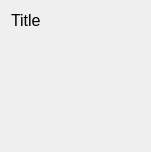
<?xml version="1.0" encoding="UTF-8"?>
<ui version="4.0">
 <class>NodeWidget</class>
 <widget class="QWidget" name="NodeWidget">
  <property name="geometry">
   <rect>
    <x>0</x>
    <y>0</y>
    <width>151</width>
    <height>152</height>
   </rect>
  </property>
  <property name="sizePolicy">
   <sizepolicy hsizetype="Fixed" vsizetype="Fixed">
    <horstretch>0</horstretch>
    <verstretch>0</verstretch>
   </sizepolicy>
  </property>
  <property name="windowTitle">
   <string>Form</string>
  </property>
  <layout class="QVBoxLayout" name="verticalLayout">
   <item alignment="Qt::AlignTop">
    <widget class="QLabel" name="label_title">
     <property name="font">
      <font>
       <pointsize>12</pointsize>
      </font>
     </property>
     <property name="text">
      <string>Title</string>
     </property>
    </widget>
   </item>
   <item>
    <layout class="QVBoxLayout" name="valueLayout"/>
   </item>
  </layout>
 </widget>
 <resources/>
 <connections/>
</ui>
